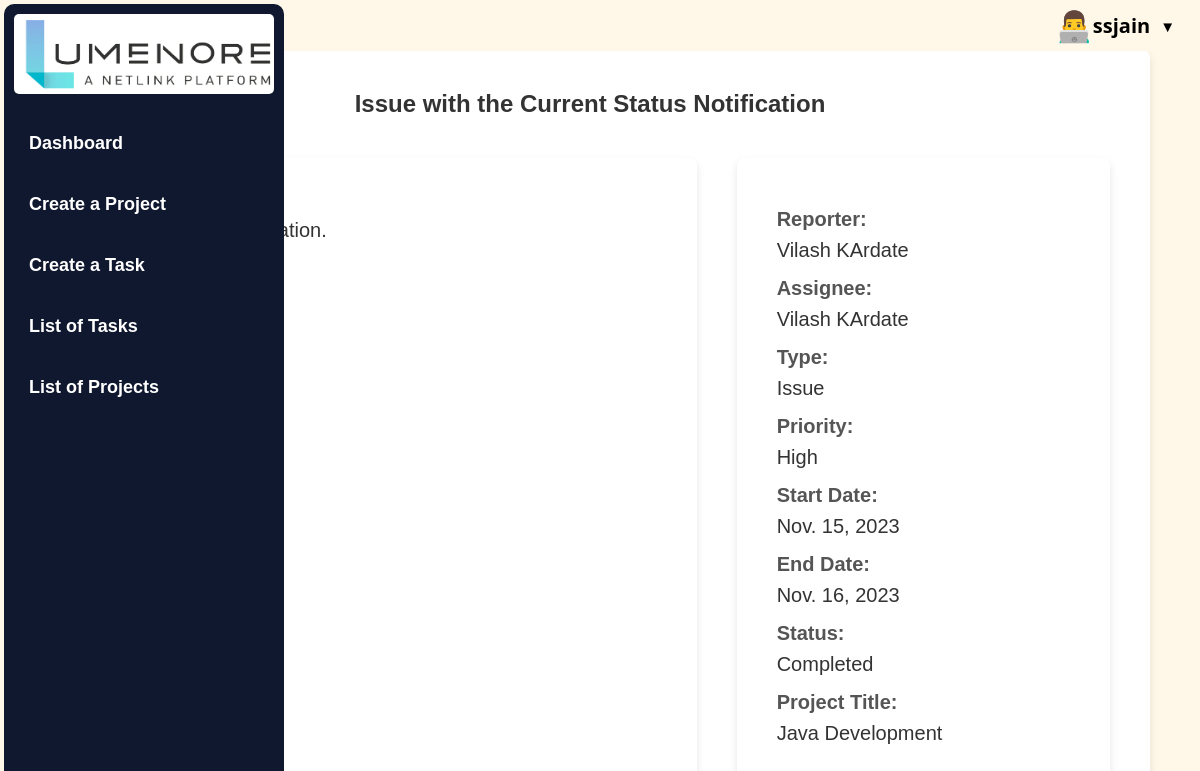
The app's page /apps/ticket/21/ (signed in) with its own data.
### taskmanager/models.py (models this page shows, shortened)
class UserProfile(AbstractBaseUser, PermissionsMixin):
    username = models.CharField(max_length=30, unique=True)
    name = models.CharField(max_length=100, help_text="Required. Enter your full name.")
    email = models.EmailField(unique=True)
    is_active = models.BooleanField(default=True)
    is_staff = models.BooleanField(default=False)
    USERNAME_FIELD = "username"
    REQUIRED_FIELDS = ["email"]
    objects = UserProfileManager()

class Ticket(models.Model):
    ticketid = models.AutoField(primary_key=True, )
    title = models.CharField(max_length=200)
    description = models.TextField()
    reporter = models.ForeignKey(
        UserProfile, on_delete=models.CASCADE, related_name="reported_tickets"
    )
    assignee = models.ForeignKey(
        UserProfile, on_delete=models.CASCADE, related_name="assigned_tickets"
    )
    type = models.ForeignKey(Type, on_delete=models.CASCADE)
    priority = models.ForeignKey(Priority, on_delete=models.CASCADE)
    start_date = models.DateField(null=True)
    end_date = models.DateField()
    updated_time = models.DateTimeField(auto_now=True)
    status = models.ForeignKey(Status, on_delete=models.CASCADE)
    project = models.ForeignKey(
        Project, on_delete=models.SET_NULL, null=True, related_name="project_name"
    )

class Type(models.Model):
    ticket_typeid = models.AutoField(primary_key=True)
    name = models.CharField(max_length=20, default="Bug")

class Priority(models.Model):
    ticket_priorityid = models.AutoField(primary_key=True)
    name = models.CharField(max_length=20, default="Low")

class Status(models.Model):
    ticket_statusid = models.AutoField(primary_key=True)
    name = models.CharField(max_length=20, default="To be started")

class Project(models.Model):
    ticket_projectid = models.AutoField(primary_key=True)
    name = models.CharField(max_length=100)
    description = models.TextField()
    owner = models.ForeignKey(
        UserProfile, on_delete=models.SET_NULL, related_name="project_owner", null=True
    )

### taskmanager/views.py (the view)
# urls.py: path("ticket/<int:pk>/", views.ticket, name="ticket"),
@login_required
def ticket(req, pk):
    ticket = (
        Ticket.objects.filter(ticketid=pk)
        .values(
            "ticketid",
            "title",
            "description",
            "reporter__username",
            "reporter__name",
            "assignee__name",
            "type__name",
            "priority__name",
            "start_date",
            "end_date",
            "status__name",
            "project__name",
        )
        .first()
    )
    print(ticket)
    return render(req, "ticket.html", {"ticket": ticket})

### templates/ticket.html (shortened to what this page needs)
{% extends 'base.html' %}
{% block content %}
<div class="form-container">
  <div class="ticket-details-header">
    <h2>{{ ticket.title }}</h2>
  </div>
  <div class="container">
    <div class="left-card">
      <div class="form-group">
        <label for="{{ ticket.description.id_for_label }}">Description:</label>
      </div>
    </div>
    <div class="right-card">
      <div class="form-group">
        <label for="{{ ticket.reporter__name.id_for_label }}">Reporter:</label>
        {{ ticket.reporter__name }}
      </div>
      <div class="form-group">
        <label for="{{ ticket.assignee__name.id_for_label }}">Assignee:</label>
        {{ ticket.assignee__name }}
      </div>
      <div class="form-group">
        <label for="{{ ticket.type__name.id_for_label }}">Type:</label>
        {{ ticket.type__name }}
      </div>
      <div class="form-group">
        <label for="{{ ticket.priority__name.id_for_label }}">Priority:</label>
        {{ ticket.priority__name }}
      </div>
      <div class="form-group">
        <label for="{{ ticket.start_date.id_for_label }}">Start Date:</label>
        {{ ticket.start_date }}
      </div>
      <div class="form-group">
        <label for="{{ ticket.end_date.id_for_label }}">End Date:</label>
        {{ ticket.end_date }}
      </div>
      <div class="form-group">
        <label for="{{ ticket.status__name.id_for_label }}">Status:</label>
        {{ ticket.status__name }}
      </div>
      <div class="form-group">
        <label for="{{ ticket.project__name.id_for_label }}">Project Title:</label>
        {{ ticket.project__name }}
      </div>
    </div>
    </div>
  </div>
{% endblock %}

### templates/navbar.html (shortened to what this page needs)
<li class="user-info">
    <div class="user-details" onclick="toggleDropdown()">
        <span class="user-icon">👨‍💻</span>
        <span class="user-name">{{ request.user.username }}</span>
        <span class="dropdown-arrow">▼</span>
    </div>
</li>

### apps/static/styles/style.css (style rules this page uses)
body { background-color: #fff8e9; color: #333; font-family: 'Arial', sans-serif; margin: 0; padding: 0; display: flex; flex-direction: column; min-height: 100vh; }
.dropdown-arrow { margin-left: 5px; cursor: pointer; }
.user-info { margin-left: auto; position: relative; }
.user-details { cursor: pointer; display: flex; align-items: center; }
h2 { color: #000000; font-size: 1.5em; font-family: Verdana, Geneva, Tahoma, sans-serif; }
nav ul li { display: inline-block; margin-left: 10px; }
.user-info { position: relative; color: #000000; cursor: pointer; font-family: 'Segoe UI', Tahoma, Geneva, Verdana, sans-serif; }
.user-details { display: flex; align-items: center; margin-right: 20px; }
.user-info .user-name { font-weight: bold; margin-right: 5px; }
.user-info .dropdown-arrow { font-size: 15px; }
.user-icon { font-size: 30px; }
.user-info, .profile-icon, .logout-icon { font-size: 20px; margin-right: 5px; }
.ticket-details-header h2 { color: #1a82d6; }
label { margin-top: 10px; color: #666; }
.form-group { margin-bottom: 30px; }
.form-group label { display: block; margin-bottom: 8px; font-weight: bold; color: #555; }
.form-container { background-color: #fff; padding: 20px; box-shadow: 0 4px 8px rgba(0, 0, 0, 0.1); margin: 20px auto; border-radius: 8px; max-width: 600px; }
.form-container h2 { text-align: center; color: #333; }
.form-group { margin-bottom: 20px; }
body { font-family: 'Arial', sans-serif; }

### templates/ticket.html (style rules this page uses)
body { margin: 0; font-family: 'Arial', sans-serif; }
.form-container { margin-top: 50px; max-width: 1600px; width: 90%; margin-right: 50px; }
.container { display: flex; font-size: 20px; height: 850px; }
.left-card { padding: 20px; box-shadow: 0 4px 8px rgba(0, 0, 0, 0.1); margin: 20px; border-radius: 8px; }
.right-card { padding: 40px; box-shadow: 0 4px 8px rgba(0, 0, 0, 0.1); margin: 20px; border-radius: 8px; }
.left-card { flex: 4; }
.right-card { flex: 2; }
.form-group { margin-bottom: 15px; }
label { display: block; margin-bottom: 5px; font-weight: bold; }

### records on screen
UserProfile: user.username "ssjain"
Ticket: title "Issue with the Current Status Notification", start_date "Nov. 15, 2023", end_date "Nov. 16, 2023"
Type: type__name "Issue"
Priority: priority__name "High"
Status: status__name "Completed"
Project: project__name "Java Development"

### other values on screen
{{ ticket.reporter__name }} "Vilash KArdate"
{{ ticket.assignee__name }} "Vilash KArdate"
